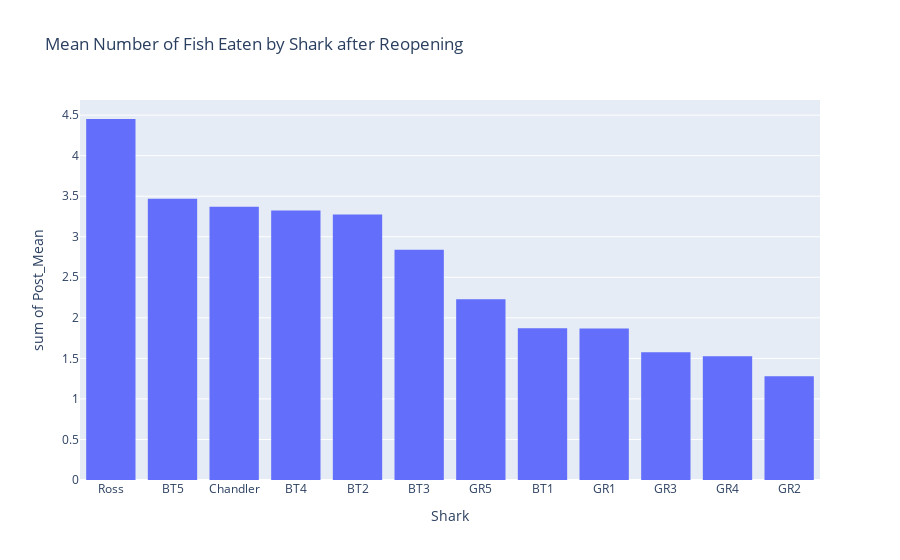

The cell this chart's notebook holds for it:
### Code cell
fig = px.histogram(post_eaten_means_sorted, x="Shark", y="Post_Mean", 
                   title = "Mean Number of Fish Eaten by Shark after Reopening",
                  labels={
                     "Shark": "Shark",
                     "Mean": " Mean Number of Fish",
                 })
fig.show()

### Figure 1 — Plotly figure (JSON) as saved in the notebook; plotly's stock layout.template omitted (floating-point values rounded to 4 significant figures)
{"data": [{"alignmentgroup": "True", "bingroup": "x", "histfunc": "sum", "hovertemplate": "Shark=%{x}<br>sum of Post_Mean=%{y}<extra></extra>", "legendgroup": "", "marker": {"color": "#636efa"}, "name": "", "offsetgroup": "", "orientation": "v", "showlegend": false, "type": "histogram", "x": ["Ross", "BT5", "Chandler", "BT4", "BT2", "BT3", "GR5", "BT1", "GR1", "GR3", "GR4", "GR2"], "xaxis": "x", "y": [4.452, 3.468, 3.371, 3.323, 3.274, 2.839, 2.23, 1.871, 1.869, 1.574, 1.525, 1.279], "yaxis": "y"}], "layout": {"barmode": "relative", "legend": {"tracegroupgap": 0}, "title": {"text": "Mean Number of Fish Eaten by Shark after Reopening"}, "xaxis": {"anchor": "y", "domain": [0, 1], "title": {"text": "Shark"}}, "yaxis": {"anchor": "x", "domain": [0, 1], "title": {"text": "sum of Post_Mean"}}}}
